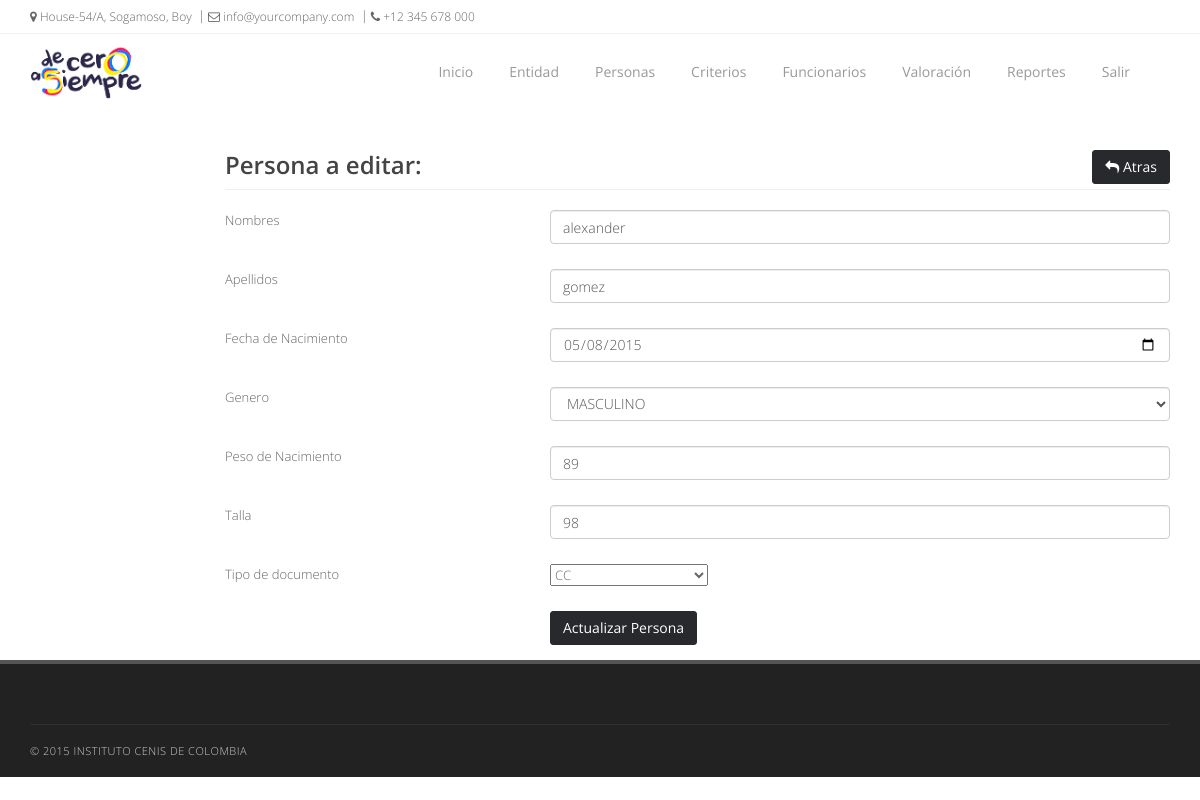
Screenshot of /Administracion/addp3.php?uuid=1 (signed in) with the database file from the repository.
### tables this page shows
CREATE TABLE IF NOT EXISTS `persona` (
  `idPersona` int(11) NOT NULL,
  `Nombres` varchar(100) DEFAULT NULL,
  `Apellidos` varchar(100) DEFAULT NULL,
  `fecha_nacimiento` date DEFAULT NULL,
  `genero` varchar(2) DEFAULT NULL,
  `peso_nacimiento` double DEFAULT NULL,
  `talla` double DEFAULT NULL,
  `idTipo_Documento` int(11) NOT NULL
);

### Conexion/DBclass.php (called while the page is built, shortened)
<?php
class Cl_DBclass
{
	public function __construct()
	{
		$this->con = mysqli_connect(DB_HOST, DB_USERNAME, DB_PASSWORD, DB_NAME);
	}
}

### Administracion/addp3.php (the view, shortened to what this page needs)
          <link href="//maxcdn.bootstrapcdn.com/bootstrap/3.2.0/css/bootstrap.min.css" rel="stylesheet" type="text/css" />
           <link href="//cdnjs.cloudflare.com/ajax/libs/font-awesome/4.1.0/css/font-awesome.min.css" rel="stylesheet" type="text/css" />
           <link href="//code.ionicframework.com/ionicons/1.5.2/css/ionicons.min.css" rel="stylesheet" type="text/css" />
<?php
if($_SESSION["user"]){
?>
<?php
require_once("../conexion/User.php")   ;
	if( !empty( $_POST )){
		try {
			$user_obj = new Cl_User();
			$data = $user_obj->addpersona( $_POST );
				if($data['status']){
				if($data['operation'] == 'update')$_SESSION['success'] = "Persona Actualizada";
				else $_SESSION['success'] = "Persona Agregada";
				header('Location: persona.php');exit;
			}else{
				$_SESSION['success'] = "La Persona No Pudo Ser Actualizada";
				header('Location: persona.php');exit;
			}
		} catch (Exception $e) {
			$_SESSION['error'] = $e->getMessage();
		}
	}elseif (isset($_GET['uuid']) && !empty($_GET['uuid'])){
		try {
			$user = new Cl_User();
			$results = $user->getpersona( $_GET['uuid'] );
		} catch (Exception $e) {
			$_SESSION['error'] = $e->getMessage();
		}
	}
	$user2 = new Cl_User();
			$result1 = $user2->gettdocu(isset($results['idTipo_Documento']) ? $results['idTipo_Documento']: '');
 $valor=isset($results['genero']) ? $results['genero']: '';
            $selectedM="";
            if( $valor== 'M' ){
             	$selectedM='selected="selected"';
          }else{
             	$selectedF='selected="selected"';
          }
	$id = isset($results['idPersona']) ? $results['idPersona']: '';
	if(!empty($id)){
		$head_txt = 'Persona  a editar';
		$txt = 'Actualizar Persona ';
	}else{
		$head_txt = 'Agregar Persona ';
		$txt = 'Agregar';
	}
?>
<?php require_once 'includes/menu.php';?>
<div class="container-fluid">
	<div class="col-xs-9 col-sm-10 col-md-10 col-lg-10 col-xs-offset-3 col-sm-offset-2 col-md-offset-2 col-lg-offset-2 main">
		<h1 class="page-header"><?php echo $head_txt;?>: <a href="persona.php" class="btn btn-success pull-right"> <i class="fa fa-reply"> </i> Atras</a></h1>
		<form action="<?php echo $_SERVER['PHP_SELF']; ?>" id="product-form" method="post" class="form-horizontal myaccount" role="form">
			<div class="load-animate">
<div class="form-group">
					<span for="Nombres" class="col-sm-4 control-span">Nombres </span>
					<div class="col-sm-8">
						<input value="<?php echo isset($results['Nombres']) ? $results['Nombres']: ''; ?>" name="Nombres" id="Nombres" type="text" class="form-control" required>
					</div>
				</div>
				<div class="form-group">
					<span for="Apellidos" class="col-sm-4 control-span">Apellidos</span>
					<div class="col-sm-8">
						<input value="<?php echo isset($results['Apellidos']) ? $results['Apellidos']: ''; ?>" name="Apellidos" id="Apellidos" type="text" class="form-control"required >
					</div>
				</div>
				</div>
				<div class="form-group">
					<span for="fecha_nacimiento" class="col-sm-4 control-span"> Fecha de Nacimiento </span>
					<div class="col-sm-8">
						<input  type="date" value="<?php echo isset($results['fecha_nacimiento']) ? $results['fecha_nacimiento']: ''; ?>" name="fecha_nacimiento" id="fecha_nacimiento" type="text" class="form-control"required >
					</div>
				</div>
<div class="form-group">
					<span for="genero" class="col-sm-4 control-span">Genero </span>
					<div class="col-sm-8">
						<SELECT  name="genero" id="genero"  class="form-control"required >
				<OPTION VALUE="M" <?php echo $selectedM;?> >MASCULINO</OPTION>
                        </SELECT>
					</div>
				</div>
				<div class="form-group">
					<span for="peso_nacimiento" class="col-sm-4 control-span"> Peso de Nacimiento </span>
					<div class="col-sm-8">
						<input   value="<?php echo isset($results['peso_nacimiento']) ? $results['peso_nacimiento']: ''; ?>" name="peso_nacimiento" id="peso_nacimiento" type="text" class="form-control"required>
					</div>
				</div>
				<div class="form-group">
					<span for="talla" class="col-sm-4 control-span"> Talla</span>
					<div class="col-sm-8">
						<input   value="<?php echo isset($results['talla']) ? $results['talla']: ''; ?>" name="talla" id="talla" type="text" class="form-control"required >
					</div>
				</div>
<div class="form-group">
					<span for="idTipo_Documento" class="col-sm-4 control-span"> Tipo de documento</span>
					<div class="col-sm-8">
					<select name="idTipo_Documento" id="idTipo_Documento" required>
						<?php print(isset($result1) ? $result1: ''); ?>
					</select>
					</div>
				</div>
				<div class="form-group">
					<div class="col-sm-offset-4 col-sm-8">
						<button id="submit_btn" type="submit" class="btn btn-primary"><?php echo $txt; ?></button>
					</div>
				</div>
			</div>
	</div>
<?php
}else{
	echo"<script text='text/javascript'>
				alert('Por favor Inicie Sesión para Ingresar');
				window.location = '../index.php';
				</script>";
}
?>
<?php require_once 'includes/pie_add.php';?>

### rows the page displays
persona: Nombres "alexander", Apellidos "gomez", fecha_nacimiento "05/08/2015", peso_nacimiento "89", talla "98"

### other values shown
$head_txt "Persona a editar"
$txt "Actualizar Persona"
form field idTipo_Documento "CC"
